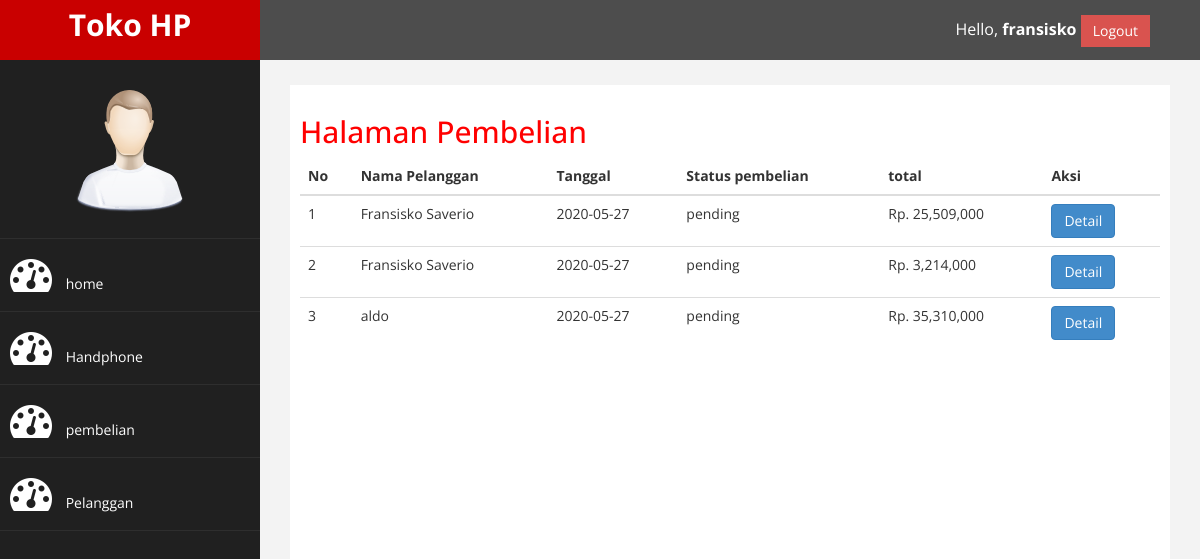
Page /admin/index.php?halaman=pembelian (signed in) on the committed database.
### tables this page shows
CREATE TABLE `pembelian` (
  `id_pembelian` int(11) NOT NULL,
  `id_pelanggan` int(11) NOT NULL,
  `id_ongkir` int(11) NOT NULL,
  `tanggal_pembelian` date NOT NULL,
  `total_pembelian` int(11) NOT NULL,
  `nama_kabupaten` varchar(50) NOT NULL,
  `tarif` int(11) NOT NULL,
  `alamat_pengiriman` text NOT NULL,
  `status_pembelian` varchar(50) NOT NULL DEFAULT 'pending'
);

CREATE TABLE `pelanggan` (
  `id_pelanggan` int(11) NOT NULL,
  `email_pelanggan` varchar(50) NOT NULL,
  `password_pelanggan` varchar(50) NOT NULL,
  `nama_pelanggan` varchar(50) NOT NULL,
  `telepon_pelanggan` varchar(20) NOT NULL,
  `alamat` text NOT NULL
);

### admin/pembelian.php (the view, shortened to what this page needs)
<h2>Halaman Pembelian</h2>
<table class="table table-light">
    <thead class="thead-light">
        <tr>
            <th>No</th>
            <th>Nama Pelanggan</th>
            <th>Tanggal</th>
            <th>Status pembelian</th>
            <th>total</th>
            <th>Aksi</th>
        </tr>
    </thead>
    <tbody>
        <?php $nomor=1; ?>
        <?php $ambil =$koneksi->query("SELECT * FROM pembelian JOIN pelanggan ON pembelian.id_pelanggan=pelanggan.id_pelanggan"); ?>
        <?php while($pecah = $ambil->fetch_assoc()){ ?>
        <tr>
            <td><?php echo $nomor ?></td>
            <td><?php echo $pecah['nama_pelanggan']; ?></td>
            <td><?php echo $pecah['tanggal_pembelian']; ?></td>
            <td><?php echo $pecah['status_pembelian']; ?></td>
            <td>Rp. <?php echo number_format($pecah['total_pembelian']); ?></td>
            <td>
                <a href="index.php?halaman=detail&id=<?php echo $pecah['id_pembelian'] ?>" class="btn btn-primary">Detail</a>
            </td>
        </tr>
        <?php $nomor++; ?>
        <?php } ?>
    </tbody>
</table>

### admin/assets/css/custom.css (style rules this page uses)
body { font-family: 'Open Sans', sans-serif; }
h2 { color: #f00; }

### rows in the picture
pembelian: id_pelanggan.nama_pelanggan "Fransisko Saverio", tanggal_pembelian "2020-05-27", status_pembelian "pending", total_pembelian "25,509,000"
pembelian: id_pelanggan.nama_pelanggan "Fransisko Saverio", tanggal_pembelian "2020-05-27", status_pembelian "pending", total_pembelian "3,214,000"
pembelian: id_pelanggan.nama_pelanggan "aldo", tanggal_pembelian "2020-05-27", status_pembelian "pending", total_pembelian "35,310,000"

### other values in the picture
$_SESSION['admin']['username'] "fransisko"
